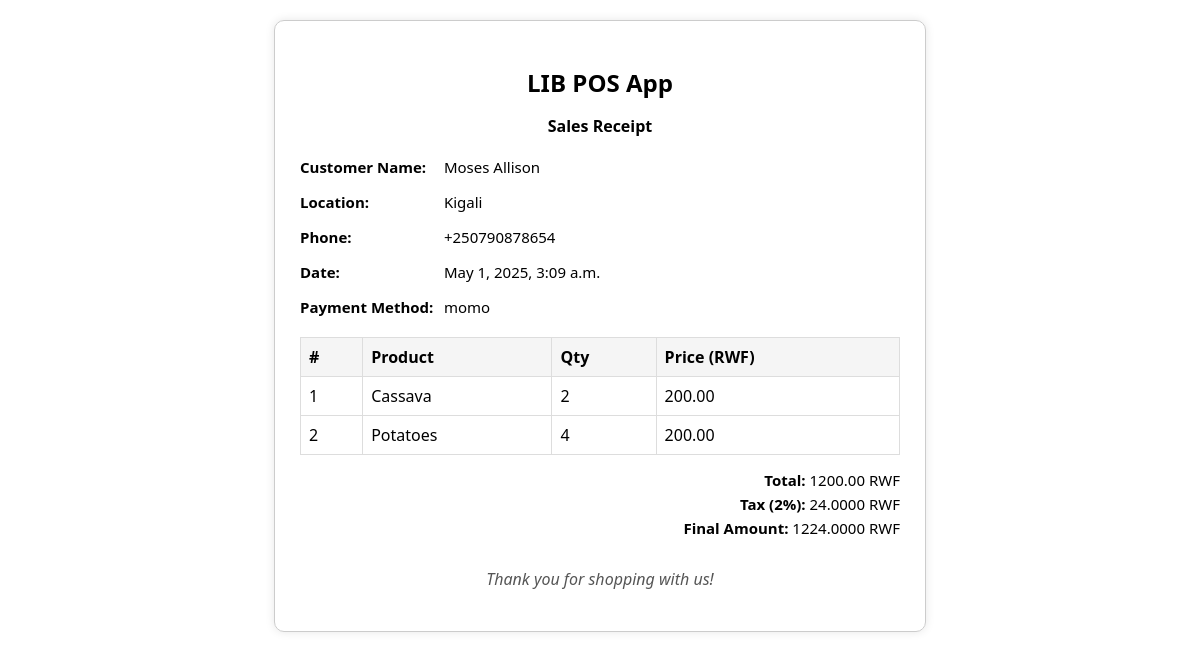
The page /products/sales/3/print/ (signed in) on the database its author committed.
### products/models.py (models this page shows, shortened)
class Customer(models.Model):
    name = models.CharField(max_length=100)
    location = models.CharField(max_length=255)
    phone = models.CharField(max_length=20)
    email = models.EmailField()

class Sale(models.Model):
    PAYMENT_METHODS = (
        ('cash', 'Cash'),
        ('momo', 'Mobile Money'),
    )
    customer = models.ForeignKey(Customer, on_delete=models.CASCADE)
    payment_method = models.CharField(max_length=10, choices=PAYMENT_METHODS)
    total_amount = models.DecimalField(max_digits=10, decimal_places=2)
    tax = models.DecimalField(max_digits=10, decimal_places=2, default=0)
    final_amount = models.DecimalField(max_digits=10, decimal_places=2)
    created_at = models.DateTimeField(auto_now_add=True)

class SaleItem(models.Model):
    sale = models.ForeignKey(Sale, on_delete=models.CASCADE, related_name='items')
    product = models.ForeignKey(Product, on_delete=models.CASCADE)
    quantity = models.PositiveIntegerField()
    price = models.DecimalField(max_digits=10, decimal_places=2)

class Product(models.Model):
    name = models.CharField(max_length=100)
    category = models.CharField(max_length=50)
    price = models.DecimalField(max_digits=10, decimal_places=2)
    quantity = models.IntegerField()
    description = models.TextField(blank=True)
    created_at = models.DateTimeField(auto_now_add=True)

### products/views.py (the view)
# urls.py: path('sales/<int:sale_id>/print/', views.print_sale, name='sale-print'),
@login_required
def print_sale(request, sale_id):
    sale = get_object_or_404(Sale, pk=sale_id)
    sale_items = SaleItem.objects.filter(sale=sale).select_related('product')
    tax = sale.total_amount * Decimal('0.02')
    final_amount = sale.total_amount + tax
    context = {
        'sale': sale,
        'customer': sale.customer,
        'items': sale_items,
        'tax': tax,
        'final_amount': final_amount,
        'title': f"Receipt for Sale #{sale_id}"
    }
    return render(request, 'products/print_sale.html', context)

### products/templates/products/print_sale.html (shortened to what this page needs)
<!DOCTYPE html>
<html lang="en">
<head>
</head>
<body onload="window.print()">
    <div class="receipt-container">
        <div class="receipt-header">
            <h2>LIB POS App</h2>
            <p><strong>Sales Receipt</strong></p>
        </div>
        <div class="receipt-info">
            <p><strong>Customer Name:</strong> {{ customer.name }}</p>
            <p><strong>Location:</strong> {{ customer.location }}</p>
            <p><strong>Phone:</strong> {{ customer.phone }}</p>
            <p><strong>Date:</strong> {{ sale.created_at|date:"F j, Y, g:i a" }}</p>
            <p><strong>Payment Method:</strong> {{ sale.payment_method }}</p>
        </div>
        <table>
            <thead>
                <tr>
                    <th>#</th>
                    <th>Product</th>
                    <th>Qty</th>
                    <th>Price (RWF)</th>
                </tr>
            </thead>
            <tbody>
                {% for item in items %}
                <tr>
                    <td>{{ forloop.counter }}</td>
                    <td>{{ item.product.name }}</td>
                    <td>{{ item.quantity }}</td>
                    <td>{{ item.product.price }}</td>
                </tr>
                {% endfor %}
            </tbody>
        </table>
        <div class="totals">
            <p><strong>Total:</strong> {{ sale.total_amount }} RWF</p>
            <p><strong>Tax (2%):</strong> {{ tax }} RWF</p>
            <p><strong>Final Amount:</strong> {{ final_amount }} RWF</p>
        </div>
        <div class="thank-you">
            <p>Thank you for shopping with us!</p>
        </div>
    </div>
</body>
</html>

### products/templates/products/print_sale.html (style rules this page uses)
body { font-family: 'Segoe UI', Tahoma, Geneva, Verdana, sans-serif; background: #fff; color: #000; margin: 0; padding: 20px; }
.receipt-container { max-width: 600px; margin: auto; border: 1px solid #ccc; padding: 25px; border-radius: 10px; box-shadow: 0 0 10px rgba(0,0,0,0.1); }
.receipt-header { text-align: center; margin-bottom: 20px; }
.receipt-header h2 { margin-bottom: 5px; }
.receipt-info { margin-bottom: 20px; font-size: 15px; }
.receipt-info strong { display: inline-block; width: 140px; }
table { width: 100%; border-collapse: collapse; margin-bottom: 15px; }
table th, table td { border: 1px solid #ddd; padding: 8px; text-align: left; }
table th { background-color: #f5f5f5; }
.totals { text-align: right; font-size: 15px; }
.totals p { margin: 4px 0; }
.thank-you { text-align: center; margin-top: 30px; font-style: italic; color: #555; }

### rows shown on the page
Customer: name "Moses Allison", location "Kigali", phone "+250790878654"
Sale: created_at "May 1, 2025, 3:09 a.m.", payment_method "momo", total_amount "1200.00"
SaleItem: product.name "Cassava", quantity "2", product.price "200.00"
SaleItem: product.name "Potatoes", quantity "4", product.price "200.00"

### other values the page prints
{{ tax }} "24.0000"
{{ final_amount }} "1224.0000"
